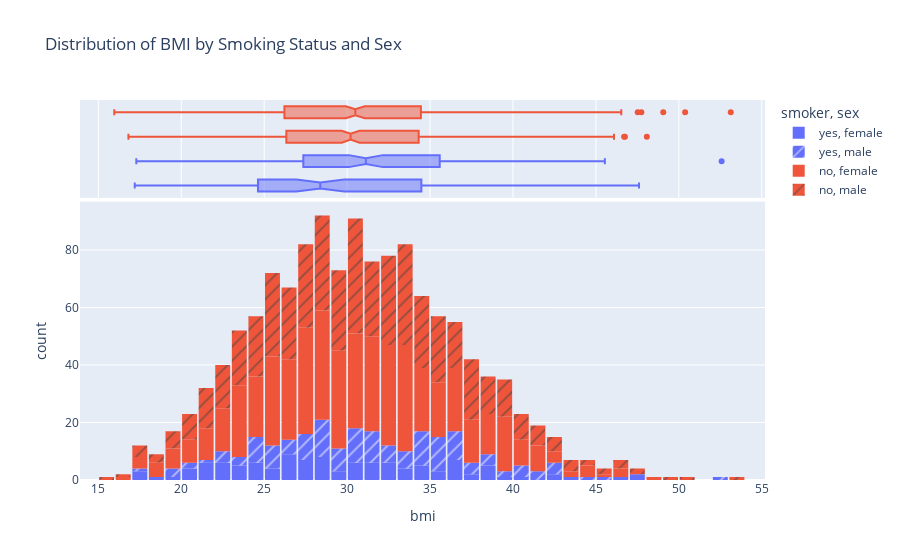

Notebook code for this chart:
### Markdown cell above
The measurements of body mass index seem to form a Gaussian distribution centered around the value 30, with a few outliers towards the right.

### Code cell
# We can also use shape to add other catagorical variable in this case like sex

fig = px.histogram(data,  
                    x='bmi',  
                    color='smoker',  
                    pattern_shape='sex',  # Add pattern based on sex  
                    nbins=39,  
                    marginal='box',  
                    title='Distribution of BMI by Smoking Status and Sex')  
fig.update_layout(bargap=0.1)  
fig.show()

### Figure 1 — Plotly figure (JSON) as saved in the notebook; plotly's stock layout.template omitted (floating-point values rounded to 4 significant figures; data arrays with more than 128 entries replaced by an {"elided": "..."} marker saying what was removed)
{"data": [{"alignmentgroup": "True", "bingroup": "x", "hovertemplate": "smoker=yes<br>sex=female<br>bmi=%{x}<br>count=%{y}<extra></extra>", "legendgroup": "yes, female", "marker": {"color": "#636efa", "pattern": {"shape": ""}}, "name": "yes, female", "nbinsx": 39, "offsetgroup": "yes, female", "orientation": "v", "showlegend": true, "type": "histogram", "x": [27.9, 26.29, 31.92, 22.88, 22.42, 24.75, 34.8, 31.16, 31.3, 29.92, 27.94, 28.3, 17.77, 23.37, 26.6, 36.85, 37.7, 36.08, 22.22, 36.67, 27.74, 32.2, 26.84, 28.12, 36.77, 22.61, 31.4, 33.8, 36.38, 21.7, 28.31, 24.89, 17.95, 20.23, 17.2, 22.6, 26.98, 33.5, 28.38, 38.06, 47.41, 46.2, 34.1, 38.09, 30.21, 21.85, 28.31, 23.66, 36.63, 33.11, 38.95, 25.3, 22.99, 32.77, 43.89, 38.06, 39.05, 21.75, 38.39, 26.4, 27.83, 28.88, 27.6, 42.24, 26.12, 35.53, 32.78, 29.81, 32.45, 30.78, 35.53, 23.84, 33.11, 47.6, 37.05, 26.89, 20.05, 24.6, 26.89, 20.52, 20.05, 31.02, 23.66, 35.2, 30.5, 28.02, 24.7, 18.3, 30.4, 34.96, 19.09, 25.85, 31.4, 36.86, 42.75, 32.49, 32.56, 26.7, 24.13, 28.49, 25.27, 30.02, 27.28, 25.55, 34.6, 24.42, 21.8, 27.64, 21.66, 21.85, 30.2, 34.7, 23.66, 40.37, 29.07], "xaxis": "x", "yaxis": "y"}, {"alignmentgroup": "True", "hovertemplate": "smoker=yes<br>sex=female<br>bmi=%{x}<extra></extra>", "legendgroup": "yes, female", "marker": {"color": "#636efa"}, "name": "yes, female", "notched": true, "offsetgroup": "yes, female", "showlegend": false, "type": "box", "x": [27.9, 26.29, 31.92, 22.88, 22.42, 24.75, 34.8, 31.16, 31.3, 29.92, 27.94, 28.3, 17.77, 23.37, 26.6, 36.85, 37.7, 36.08, 22.22, 36.67, 27.74, 32.2, 26.84, 28.12, 36.77, 22.61, 31.4, 33.8, 36.38, 21.7, 28.31, 24.89, 17.95, 20.23, 17.2, 22.6, 26.98, 33.5, 28.38, 38.06, 47.41, 46.2, 34.1, 38.09, 30.21, 21.85, 28.31, 23.66, 36.63, 33.11, 38.95, 25.3, 22.99, 32.77, 43.89, 38.06, 39.05, 21.75, 38.39, 26.4, 27.83, 28.88, 27.6, 42.24, 26.12, 35.53, 32.78, 29.81, 32.45, 30.78, 35.53, 23.84, 33.11, 47.6, 37.05, 26.89, 20.05, 24.6, 26.89, 20.52, 20.05, 31.02, 23.66, 35.2, 30.5, 28.02, 24.7, 18.3, 30.4, 34.96, 19.09, 25.85, 31.4, 36.86, 42.75, 32.49, 32.56, 26.7, 24.13, 28.49, 25.27, 30.02, 27.28, 25.55, 34.6, 24.42, 21.8, 27.64, 21.66, 21.85, 30.2, 34.7, 23.66, 40.37, 29.07], "xaxis": "x2", "yaxis": "y2"}, {"alignmentgroup": "True", "bingroup": "x", "hovertemplate": "smoker=yes<br>sex=male<br>bmi=%{x}<br>count=%{y}<extra></extra>", "legendgroup": "yes, male", "marker": {"color": "#636efa", "pattern": {"shape": "/"}}, "name": "yes, male", "nbinsx": 39, "offsetgroup": "yes, male", "orientation": "v", "showlegend": true, "type": "histogram", "x": {"elided": "159 float values"}, "xaxis": "x", "yaxis": "y"}, {"alignmentgroup": "True", "hovertemplate": "smoker=yes<br>sex=male<br>bmi=%{x}<extra></extra>", "legendgroup": "yes, male", "marker": {"color": "#636efa"}, "name": "yes, male", "notched": true, "offsetgroup": "yes, male", "showlegend": false, "type": "box", "x": {"elided": "159 float values"}, "xaxis": "x2", "yaxis": "y2"}, {"alignmentgroup": "True", "bingroup": "x", "hovertemplate": "smoker=no<br>sex=female<br>bmi=%{x}<br>count=%{y}<extra></extra>", "legendgroup": "no, female", "marker": {"color": "#EF553B", "pattern": {"shape": ""}}, "name": "no, female", "nbinsx": 39, "offsetgroup": "no, female", "orientation": "v", "showlegend": true, "type": "histogram", "x": {"elided": "547 float values"}, "xaxis": "x", "yaxis": "y"}, {"alignmentgroup": "True", "hovertemplate": "smoker=no<br>sex=female<br>bmi=%{x}<extra></extra>", "legendgroup": "no, female", "marker": {"color": "#EF553B"}, "name": "no, female", "notched": true, "offsetgroup": "no, female", "showlegend": false, "type": "box", "x": {"elided": "547 float values"}, "xaxis": "x2", "yaxis": "y2"}, {"alignmentgroup": "True", "bingroup": "x", "hovertemplate": "smoker=no<br>sex=male<br>bmi=%{x}<br>count=%{y}<extra></extra>", "legendgroup": "no, male", "marker": {"color": "#EF553B", "pattern": {"shape": "/"}}, "name": "no, male", "nbinsx": 39, "offsetgroup": "no, male", "orientation": "v", "showlegend": true, "type": "histogram", "x": {"elided": "517 float values"}, "xaxis": "x", "yaxis": "y"}, {"alignmentgroup": "True", "hovertemplate": "smoker=no<br>sex=male<br>bmi=%{x}<extra></extra>", "legendgroup": "no, male", "marker": {"color": "#EF553B"}, "name": "no, male", "notched": true, "offsetgroup": "no, male", "showlegend": false, "type": "box", "x": {"elided": "517 float values"}, "xaxis": "x2", "yaxis": "y2"}], "layout": {"autosize": true, "bargap": 0.1, "barmode": "relative", "legend": {"title": {"text": "smoker, sex"}, "tracegroupgap": 0}, "title": {"text": "Distribution of BMI by Smoking Status and Sex"}, "xaxis": {"anchor": "y", "autorange": true, "domain": [0, 1], "range": [13.9, 55.2], "title": {"text": "bmi"}, "type": "linear"}, "xaxis2": {"anchor": "y2", "autorange": true, "domain": [0, 1], "matches": "x", "range": [13.9, 55.2], "showgrid": true, "showticklabels": false, "type": "linear"}, "yaxis": {"anchor": "x", "autorange": true, "domain": [0, 0.7326], "range": [0, 96.84], "title": {"text": "count"}}, "yaxis2": {"anchor": "x2", "autorange": true, "domain": [0.7426, 1], "matches": "y2", "range": [-0.5, 3.5], "showgrid": false, "showline": false, "showticklabels": false, "ticks": "", "type": "category"}}}
